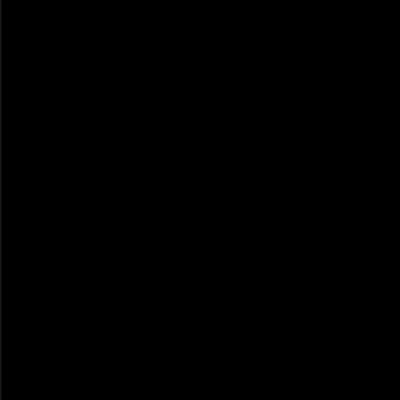
Frame 1 (no input)
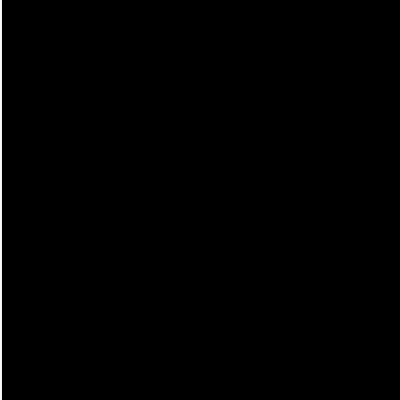
Frame 60 (the mouse pressed at the canvas centre just before this capture)
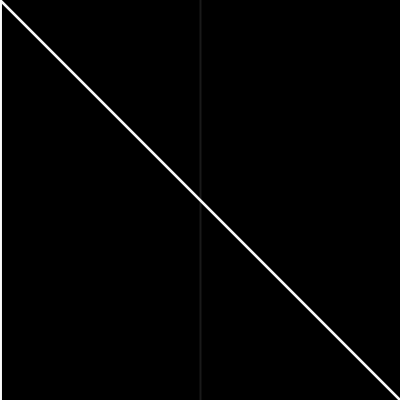
Frame 120 (the mouse held since frame 60 and released just before this capture)

The Processing sketch that drew these frames (run headless with seeded random() and noise(); from frame 60 on, the mouse is pressed at the canvas centre):

// Processing sketch: interaction_002
// ── interaction_002.pde
void setup() {
  size(400, 400);
  colorMode(RGB, 255);
  background(0);
  frameRate(10);
}

void draw() {    
  strokeWeight(2);    
  stroke(255, 25);
  line(mouseX - pmouseY, 0, mouseX + pmouseY, height);
}
